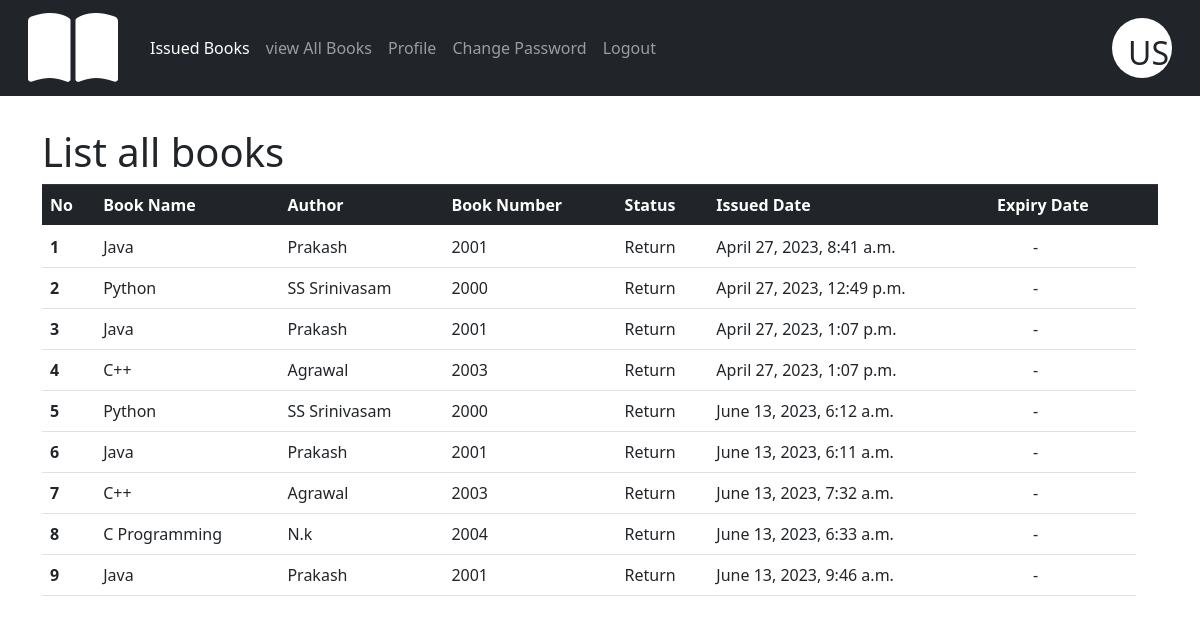
The app's page /viewbooks/ (signed in) with its own data.
### BookManagementApp/models.py (models this page shows, shortened)
class User(AbstractUser):
    email = models.EmailField(('email address'), unique=True)
    USERNAME_FIELD = 'email'
    REQUIRED_FIELDS = []

class IssuedBook(models.Model):
    user = models.ForeignKey(User, on_delete=models.CASCADE)
    book = models.ForeignKey(Book, on_delete=models.CASCADE)
    status = models.CharField(max_length = 20,choices = STATUS_CHOICES,default = 'Issued')
    requested_date = models.DateField(auto_now=True)
    issued_date = models.DateTimeField(auto_now=False,blank=True, null=True)
    expiry_date = models.DateField(default=expiry ,null=True)
    class Meta:
        ordering = ['status']

class Book(models.Model):
    name = models.CharField(max_length=299)
    author = models.CharField(max_length=299)
    publication = models.CharField(max_length=299)
    bookNo = models.IntegerField(unique=True)
    qty= models.IntegerField()
    available_qty = models.IntegerField(default=None,null=False)
    issued_qty = models.IntegerField(default=0)

### BookManagementApp/views.py (the view)
# urls.py: path('viewbooks/',ViewBooks,name="viewbooks"),
@login_required
def ViewBooks(request):
    books = IssuedBook.objects.filter((Q(user = request.user)&Q(status = "Return") )| (Q(user = request.user)&Q(status = "Issued")))
    return render(request,"Issued_book.html",{"book":books})

### templates/Issued_book.html (shortened to what this page needs)
{% extends 'studentnavbar.html' %}
{% load static %}
{% block body %}
<div class="container" style="">
  <h1 style="padding-top: 2rem">List all books</h1>
  <table class="table">
      <thead class="thead-dark">
        <tr>
          <th scope="col">No</th>
          <th scope="col">Book Name</th>
          <th scope="col">Author</th>
          <th scope="col">Book Number</th>
          <th scope="col">Status</th>
          <th scope="col">Issued Date</th>
          <th scope="col">Expiry Date</th>
          <th scope="col"></th>
        </tr>
      </thead>
      <tbody>
            {% for i in book %}
                <tr>
                    <th scope="row">{{forloop.counter}}</th>
                    <td>
                        <span id="span_name_{{i.id}}">{{i.book.name}}</span>
                    </td>
                    <td>
                        <span id="span_author_{{i.id}}">{{i.book.author}}</span>
                    </td>
                    <td>
                        <span id="span_bookno_{{i.id}}">{{i.book.bookNo}}</span>
                    </td>
                    <td>
                        <span id="span_avaiable_qty_{{i.id}}">{{i.status}}</span>
                    </td>
                    <td>
                        <span id="span_issued_qty_{{i.id}}">{{i.issued_date}}</span>
                    </td>
                    {% if i.expiry_date == None%}
                        <td >
                         <span class="pl-36" style="padding-left: 36px;">-</span>
                        </td>
                    {% else %}
                        <td>
                              <span id="span_issued_qty_{{i.id}}">{{i.expiry_date}}</span>
                        </td>
                    {%endif%}
                </tr>
            {%endfor%}
      </tbody>
    </table>
  </div>
  {% endblock %}

### templates/studentnavbar.html (shortened to what this page needs)
<!doctype html>
<html lang="en">
  <head>
    <link rel="stylesheet" href="https://cdnjs.cloudflare.com/ajax/libs/font-awesome/6.4.0/css/all.min.css" />
    <link rel="stylesheet" href="https://cdn.jsdelivr.net/npm/bootstrap@4.0.0/dist/css/bootstrap.min.css">
    <link href="https://cdn.jsdelivr.net/npm/bootstrap@5.0.2/dist/css/bootstrap.min.css" rel="stylesheet">
  </head>
  <body>
      <nav class="navbar navbar-expand-md bg-dark navbar-dark">
        <div class="container-fluid">
          <i class="fa-solid fa-book-open fa-5x px-8" style="color:white"></i>
          <div class="collapse navbar-collapse" id="collapsibleNavbar">
            <div class="navbar-nav px-4 ">
              <a class="nav-link" aria-current="page" href="/viewbooks/">Issued Books</a>
              <a class="nav-link" aria-current="page" href="/books/">view All Books</a>
              <a class="nav-link" href="/profile/">Profile</a>
              <a class="nav-link" href="/changepassword/">Change Password</a>
              <a type="button" class="nav-link" data-bs-toggle="modal" data-bs-target="#exampleModal">Logout</a>
            </div>
          </div>
          <div class="test rounded-circle">
            <div class="m-3 h2">
              {{request.user.first_name.0|capfirst}}{{request.user.last_name.0|capfirst}}
            </div>
          </div>
        </div>
      </nav>
      {% block body %}
      {% endblock %}
  </body>
</html>

### templates/studentnavbar.html (style rules this page uses)
.active { color: #fff; }
.test { width: 60px; height: 60px; background-color: white; }

### records on screen
User: user.first_name.0 "U", user.last_name.0 "S"
IssuedBook: book.name "Java", book.author "Prakash", book.bookNo "2001", status "Return", issued_date "April 27, 2023, 8:41 a.m."
IssuedBook: book.name "Python", book.author "SS Srinivasam", book.bookNo "2000", status "Return", issued_date "April 27, 2023, 12:49 p.m."
IssuedBook: book.name "Java", book.author "Prakash", book.bookNo "2001", status "Return", issued_date "April 27, 2023, 1:07 p.m."
IssuedBook: book.name "C++", book.author "Agrawal", book.bookNo "2003", status "Return", issued_date "April 27, 2023, 1:07 p.m."
IssuedBook: book.name "Python", book.author "SS Srinivasam", book.bookNo "2000", status "Return", issued_date "June 13, 2023, 6:12 a.m."
IssuedBook: book.name "Java", book.author "Prakash", book.bookNo "2001", status "Return", issued_date "June 13, 2023, 6:11 a.m."
IssuedBook: book.name "C++", book.author "Agrawal", book.bookNo "2003", status "Return", issued_date "June 13, 2023, 7:32 a.m."
IssuedBook: book.name "C Programming", book.author "N.k", book.bookNo "2004", status "Return", issued_date "June 13, 2023, 6:33 a.m."
IssuedBook: book.name "Java", book.author "Prakash", book.bookNo "2001", status "Return", issued_date "June 13, 2023, 9:46 a.m."
